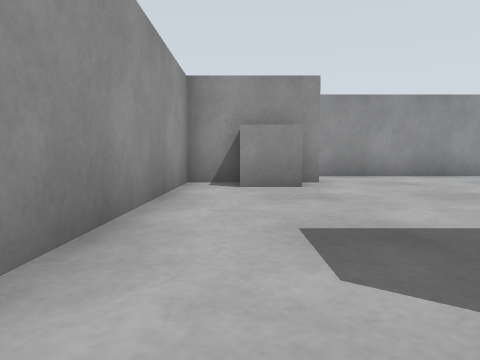
[1] (above)

22 first-person views from a walk through a Gazebo world. The camera is 0.5 m above the floor, tilts 4° down and sees 70° across. The floor is counted in squares, 1 m on a side. Each view is taken from the middle of a square. On the plan, view 1 faces up. The plan holds only what a view shows up to about 9 squares ahead; the rest is blank.

[2]
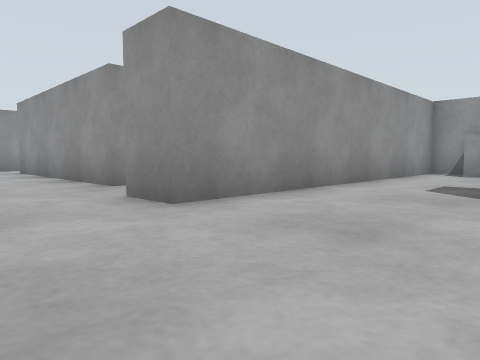

[3]
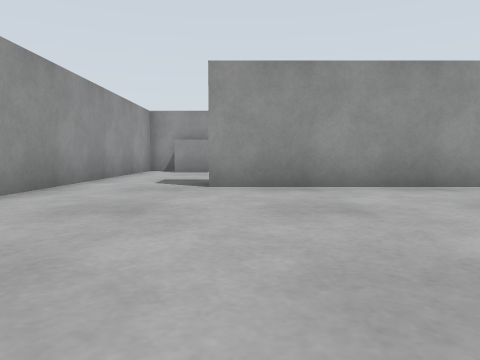

[4]
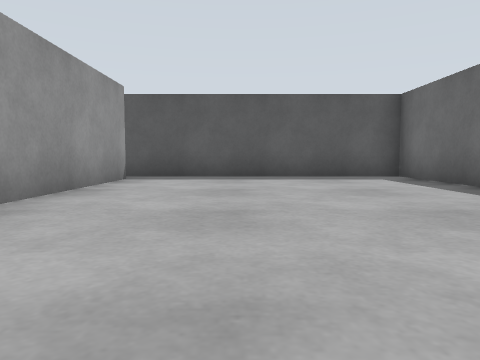

[5]
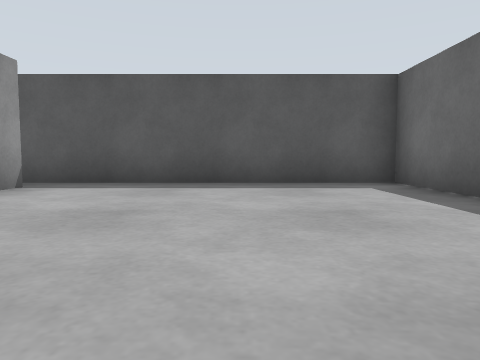

[6]
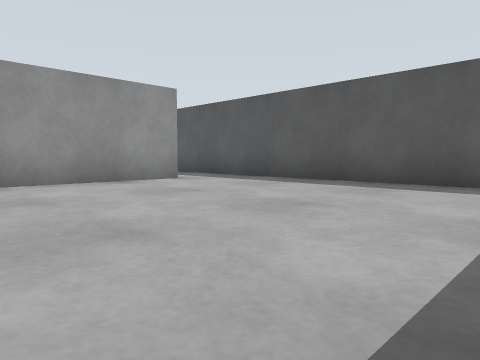

[7]
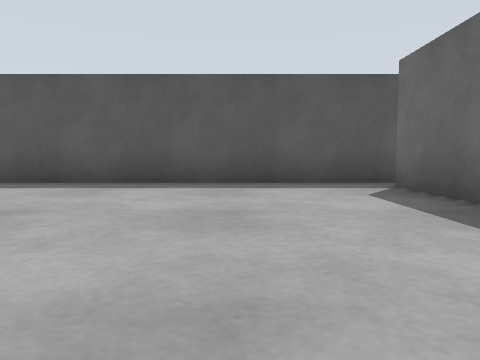

[8]
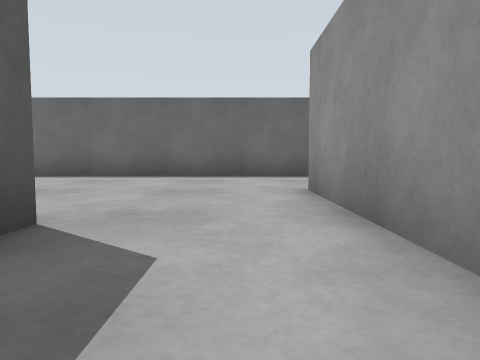

[9]
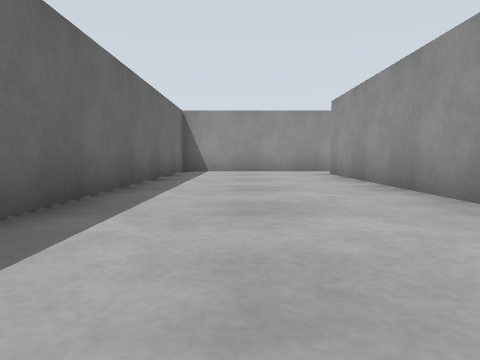

[10]
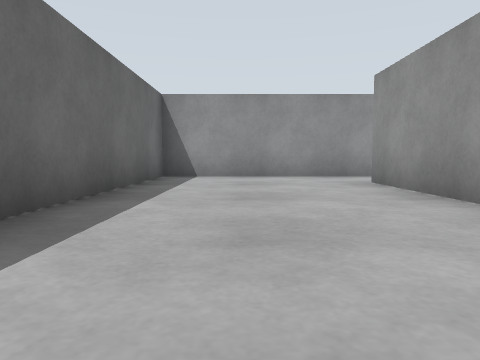

[11]
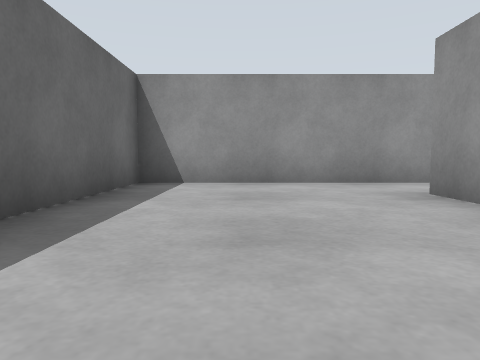

[12]
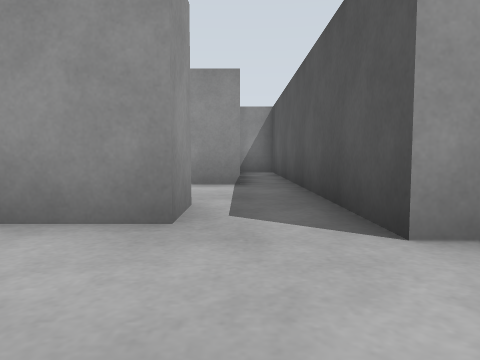

[13]
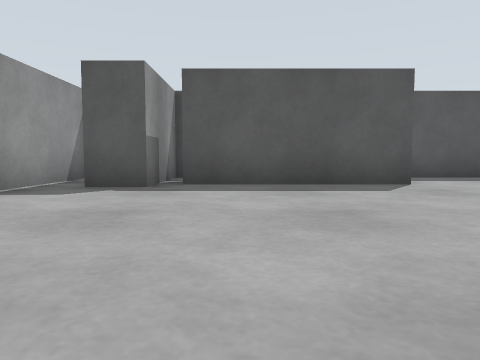

[14]
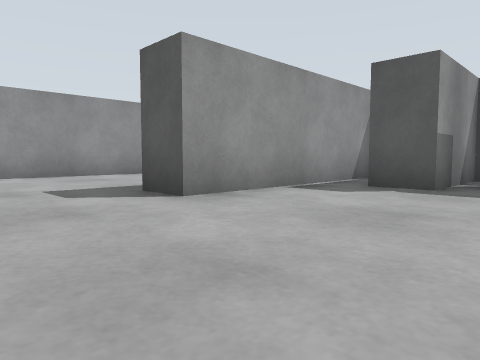

[15]
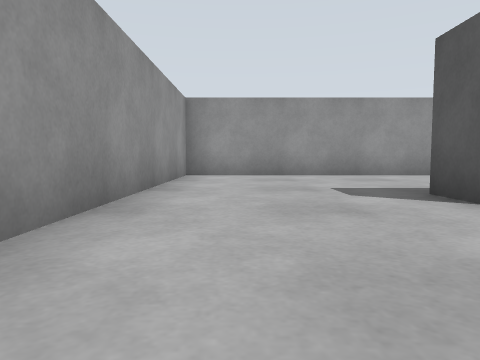

[16]
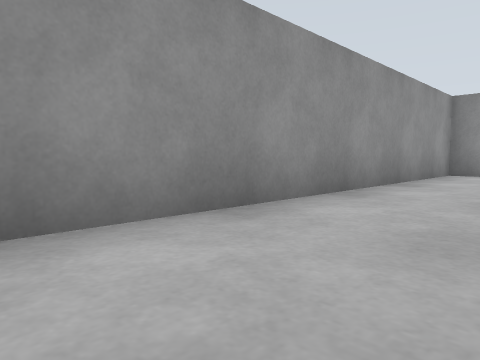

[17]
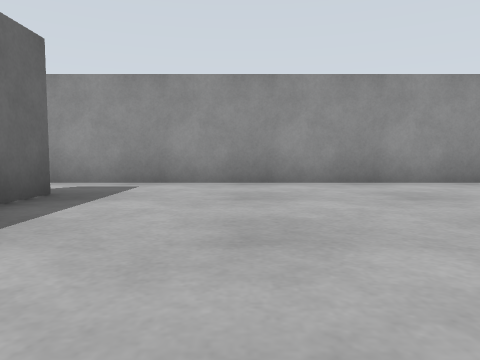

[18]
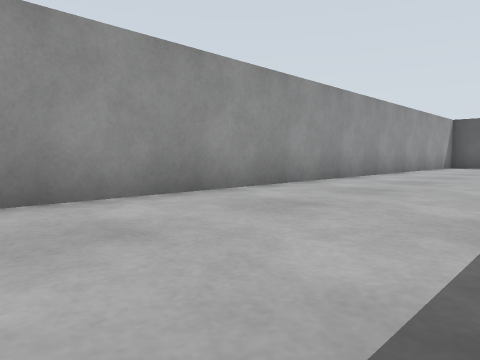

[19]
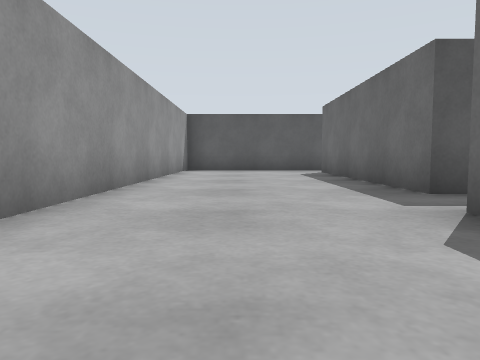

[20]
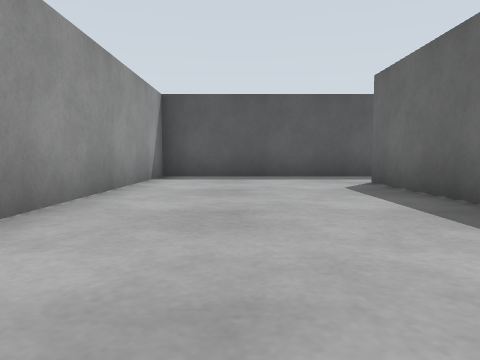

[21]
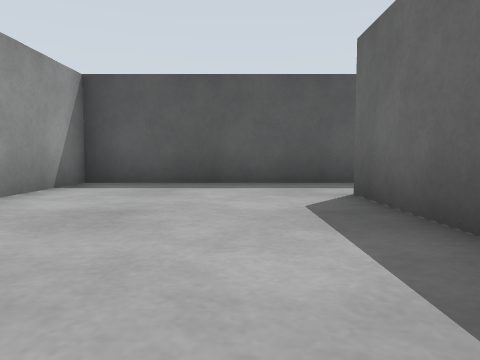

[22]
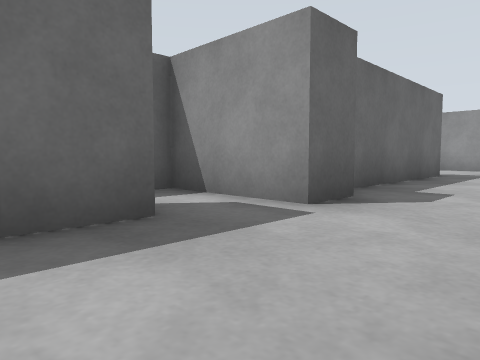

### Floor plan
Ten units are one square. View 1 is at (0, 0); x grows to the right and y downward. Boxes are objects, and circles mark ways between rooms. Rooms are numbered by the first view taken in them; rooms with no view inside come last. Other rooms are left out.
<svg viewBox="-119 -144 208 208">
<path fill="none" stroke="#000" d="M-10 -5 -10 20 -20 20M-35 15 -95 15M75 -5 15 -5M-114 14 -114 59 84 59 84 -5M16 -65 -10 -65 -10 -5M55 -15 75 -15M66 -85 19 -85M84 -5 84 -85M-45 -65 -45 -75M-22 -85 -75 -85 -75 -95 -30 -95M-21 -100 -10 -100M5 -95 65 -95M-30 -20 -40 -20 -40 -60M-95 5 -85 5M84 -85 84 -139 -114 -139 -114 14M-35 5 -35 15M-20 20 -20 -51M5 -89 5 -95M-10 -100 -10 -75"/>
<rect x="-5" y="-65" width="20" height="10" fill="#bbb"><title>grey box</title></rect>
<circle cx="5" cy="-10" r="3" fill="#2a7"/>
<circle cx="80" cy="-10" r="3" fill="#2a7"/>
<circle cx="-105" cy="10" r="3" fill="#2a7"/>
<circle cx="-30" cy="10" r="3" fill="#2a7"/>
<circle cx="75" cy="-90" r="3" fill="#2a7"/>
<circle cx="10" cy="-80" r="3" fill="#2a7"/>
<circle cx="-40" cy="-5" r="3" fill="#2a7"/>
<circle cx="0" cy="-90" r="3" fill="#2a7"/>
<text x="0" y="30">1</text>
<text x="40" y="-50">2</text>
<text x="-40" y="-80">3</text>
<text x="-30" y="0">4</text>
<text x="0" y="-80">5</text>
</svg>
Room 1 opens to room 2. Room 1 opens to room 3. Room 1 opens to room 4. Room 2 opens to room 3. Room 2 opens to room 5. Room 3 opens to room 4. Room 3 opens to room 5.

Where each view was taken, in squares from view 1:
view 1: 0 up, 0 right, facing up
view 2: 4 down, 2 right, facing up-left
view 3: 5 down, 2 right, facing up
view 4: 2 down, 0 right, facing right
view 5: 3 down, 2 right, facing right
view 6: 2 up, 2 right, facing up-right
view 7: 4 up, 2 right, facing right
view 8: 3 up, 0 right, facing down
view 9: 4 down, 0 right, facing left
view 10: 4 down, 3 left, facing left
view 11: 4 down, 5 left, facing left
view 12: 4 down, 3 left, facing up
view 13: 5 up, 10 left, facing right
view 14: 5 up, 10 left, facing up-right
view 15: 5 up, 10 left, facing up
view 16: 4 up, 9 left, facing up-left
view 17: 2 up, 5 left, facing left
view 18: 10 up, 8 left, facing up-right
view 19: 12 up, 4 left, facing right
view 20: 12 up, 0 right, facing right
view 21: 11 up, 2 right, facing right
view 22: 12 up, 2 right, facing down-left
